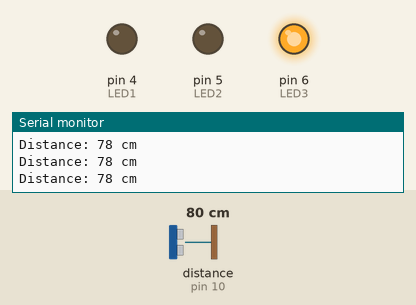
This sketch was run on a simulated Arduino Uno, built with avr-gcc and run on an emulated ATmega328P. On the bench: output pins drawn as LEDs (lit = HIGH), the last lines printed to the serial monitor. Wiring (inferred from the names in the program): ultrasonic range finder: trigger pin 9; echo pin 10. Inputs (shaded band) come from the test bench; at power-on: distance to the obstacle (sensor on pin 10) 80 cm. The echo pulse lasts 58.3 µs per cm; pins used as bus, display or sensor lines are not drawn.

Above: at 1.3 s.
1.4 s: distance to the obstacle (sensor on pin 10) set to 22 cm
2.9 s: distance to the obstacle (sensor on pin 10) set to 18 cm
At 4.1 s:
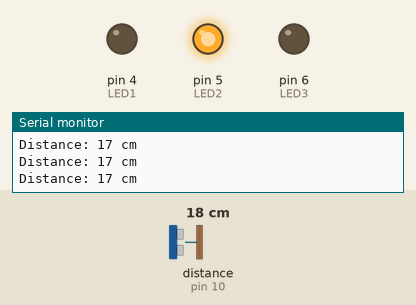
4.5 s: distance to the obstacle (sensor on pin 10) set to 12 cm
6.0 s: distance to the obstacle (sensor on pin 10) set to 9 cm
At 6.8 s:
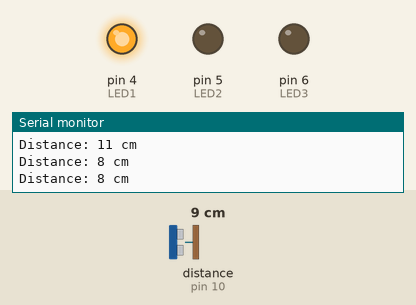
7.5 s: distance to the obstacle (sensor on pin 10) set to 35 cm
At 8.1 s:
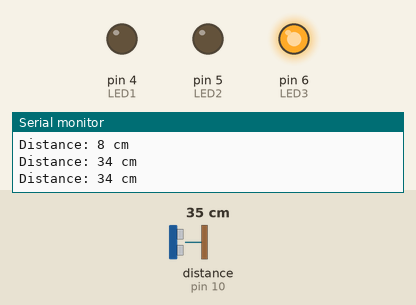
9.0 s: distance to the obstacle (sensor on pin 10) set to 2 cm
At 9.5 s:
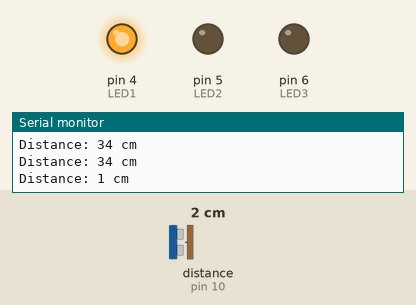
Timing chart, 0 to 11.5 s (numbered marks = the images above; inputs shaded):
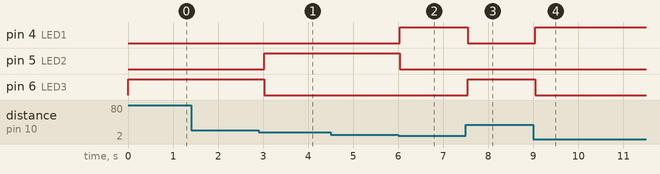

The sketch:

C.ino
```cpp
#define TRIG_PIN 9
#define ECHO_PIN 10
#define LED1 4
#define LED2 5
#define LED3 6

void setup() {
    Serial.begin(9600);
    pinMode(TRIG_PIN, OUTPUT);
    pinMode(ECHO_PIN, INPUT);
    pinMode(LED1, OUTPUT);
    pinMode(LED2, OUTPUT);
    pinMode(LED3, OUTPUT);
}

void loop() {
    digitalWrite(TRIG_PIN, LOW);
    delayMicroseconds(2);
    digitalWrite(TRIG_PIN, HIGH);
    delayMicroseconds(10);
    digitalWrite(TRIG_PIN, LOW);

    long duration = pulseIn(ECHO_PIN, HIGH);
    int distance = duration * 0.034 / 2;

    Serial.print("Distance: ");
    Serial.print(distance);
    Serial.println(" cm");

    digitalWrite(LED1, distance < 10);
    digitalWrite(LED2, distance >= 10 && distance < 20);
    digitalWrite(LED3, distance >= 20);

    delay(500);
}
```

Measured:
- the behaviour switches between 21 and 20 cm on distance to the obstacle (sensor on pin 10) (found by bisection; images 0 and 1)
- the behaviour switches between 11 and 10 cm on distance to the obstacle (sensor on pin 10) (found by bisection; images 1 and 2)
- after the input at 2.9 s, pin 5 (LED2): LOW → HIGH after 0.12 s; pin 6 (LED3): HIGH → LOW after 0.12 s
- after the input at 6.0 s, pin 4 (LED1): LOW → HIGH at once; pin 5 (LED2): HIGH → LOW at once
- after the input at 7.5 s, pin 4 (LED1): HIGH → LOW at once; pin 6 (LED3): LOW → HIGH at once
- after the input at 9.0 s, pin 4 (LED1): LOW → HIGH after 0.05 s; pin 6 (LED3): HIGH → LOW after 0.05 s
